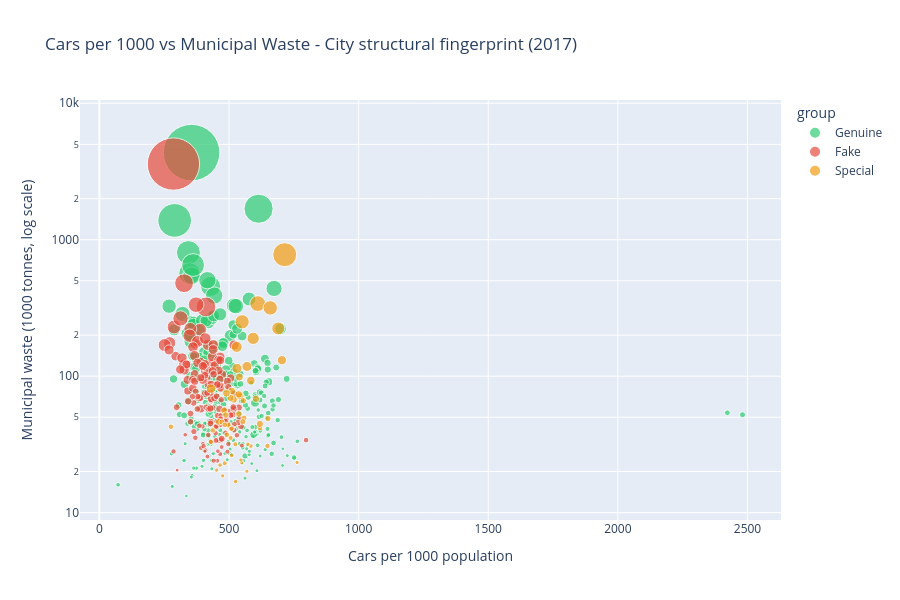

The notebook cell saved with this chart:
### Code cell
# Cars vs waste
# Cities with low cars AND low waste are structurally efficient

# Use the year with best overlap between the two indicators
YEAR_BOTH = (
    df[df['cars_per_1000'].notna() & df['municipal_waste_1000t'].notna()]
    .groupby('year')['city_code'].nunique()
    .idxmax()
)
print(f"Best year for cars + waste overlap: {YEAR_BOTH}")

snap_both = df[
    (df['year'] == YEAR_BOTH) &
    df['cars_per_1000'].notna() &
    df['municipal_waste_1000t'].notna()
].copy()

print(f"Cities with both indicators: {len(snap_both)}")

fig = px.scatter(
    snap_both,
    x='cars_per_1000',
    y='municipal_waste_1000t',
    color='group',
    color_discrete_map=GROUP_COLORS,
    hover_name='city_name',
    hover_data=['country', 'iso_code'],
    size='population',
    size_max=40,
    log_y=True,
    title=f'Cars per 1000 vs Municipal Waste - City structural fingerprint ({YEAR_BOTH})<br>',
    labels={
        'cars_per_1000': 'Cars per 1000 population',
        'municipal_waste_1000t': 'Municipal waste (1000 tonnes, log scale)',
    },
    category_orders={'group': ['Genuine', 'Fake', 'Special']},
    height=600
)
fig.show()

### Figure 1 — Plotly figure (JSON) as saved in the notebook; plotly's stock layout.template omitted (floating-point values rounded to 4 significant figures; data arrays with more than 128 entries replaced by an {"elided": "..."} marker saying what was removed)
{"data": [{"customdata": {"elided": "291x2 str values"}, "hovertemplate": "<b>%{hovertext}</b><br><br>group=Genuine<br>Cars per 1000 population=%{x}<br>Municipal waste (1000 tonnes, log scale)=%{y}<br>population=%{marker.size}<br>country=%{customdata[0]}<br>iso_code=%{customdata[1]}<extra></extra>", "hovertext": {"elided": "291 null values"}, "legendgroup": "Genuine", "marker": {"color": "#2ecc71", "size": {"elided": "291 float values"}, "sizemode": "area", "sizeref": 6471.0, "symbol": "circle"}, "mode": "markers", "name": "Genuine", "orientation": "v", "showlegend": true, "type": "scatter", "x": {"elided": "291 float values"}, "xaxis": "x", "y": {"elided": "291 float values"}, "yaxis": "y"}, {"customdata": {"elided": "153x2 str values"}, "hovertemplate": "<b>%{hovertext}</b><br><br>group=Fake<br>Cars per 1000 population=%{x}<br>Municipal waste (1000 tonnes, log scale)=%{y}<br>population=%{marker.size}<br>country=%{customdata[0]}<br>iso_code=%{customdata[1]}<extra></extra>", "hovertext": {"elided": "153 null values"}, "legendgroup": "Fake", "marker": {"color": "#e74c3c", "size": {"elided": "153 float values"}, "sizemode": "area", "sizeref": 6471.0, "symbol": "circle"}, "mode": "markers", "name": "Fake", "orientation": "v", "showlegend": true, "type": "scatter", "x": {"elided": "153 float values"}, "xaxis": "x", "y": {"elided": "153 float values"}, "yaxis": "y"}, {"customdata": [["Poland", "POL"], ["Poland", "POL"], ["Poland", "POL"], ["Poland", "POL"], ["Poland", "POL"], ["Poland", "POL"], ["Poland", "POL"], ["Poland", "POL"], ["Poland", "POL"], ["Poland", "POL"], ["Poland", "POL"], ["Poland", "POL"], ["Poland", "POL"], ["Poland", "POL"], ["Poland", "POL"], ["Poland", "POL"], ["Poland", "POL"], ["Poland", "POL"], ["Poland", "POL"], ["Poland", "POL"], ["Poland", "POL"], ["Poland", "POL"], ["Poland", "POL"], ["Poland", "POL"], ["Poland", "POL"], ["Poland", "POL"], ["Poland", "POL"], ["Poland", "POL"], ["Poland", "POL"], ["Poland", "POL"], ["Poland", "POL"], ["Poland", "POL"], ["Poland", "POL"], ["Poland", "POL"], ["Poland", "POL"], ["Poland", "POL"], ["Poland", "POL"], ["Poland", "POL"], ["Poland", "POL"], ["Poland", "POL"], ["Poland", "POL"], ["Poland", "POL"], ["Poland", "POL"], ["Poland", "POL"], ["Poland", "POL"], ["Poland", "POL"], ["Poland", "POL"], ["Poland", "POL"], ["Poland", "POL"], ["Poland", "POL"], ["Poland", "POL"], ["Poland", "POL"], ["Poland", "POL"]], "hovertemplate": "<b>%{hovertext}</b><br><br>group=Special<br>Cars per 1000 population=%{x}<br>Municipal waste (1000 tonnes, log scale)=%{y}<br>population=%{marker.size}<br>country=%{customdata[0]}<br>iso_code=%{customdata[1]}<extra></extra>", "hovertext": [null, null, null, null, null, null, null, null, null, null, null, null, null, null, null, null, null, null, null, null, null, null, null, null, null, null, null, null, null, null, null, null, null, null, null, null, null, null, null, null, null, null, null, null, null, null, null, null, null, null, null, null, null], "legendgroup": "Special", "marker": {"color": "#f39c12", "size": [1862000.0, 652000.0, 806200.0, 673700.0, 538400.0, 487400.0, 389100.0, 326400.0, 329600.0, 279200.0, 291700.0, 182300.0, 194800.0, 167300.0, 197300.0, 126100.0, 115200.0, 138900.0, 75120.0, 80360.0, 68230.0, 67070.0, 61840.0, 206000.0, 196000.0, 111200.0, 93140.0, 105500.0, 85500.0, 82300.0, 75300.0, 66520.0, 57570.0, 58230.0, 57210.0, 59710.0, 61400.0, 241200.0, 187100.0, 169900.0, 153800.0, 147800.0, 165800.0, 130300.0, 130900.0, 122000.0, 100300.0, 112900.0, 100800.0, 103100.0, 100600.0, 91950.0, 88660.0], "sizemode": "area", "sizeref": 6471.0, "symbol": "circle"}, "mode": "markers", "name": "Special", "orientation": "v", "showlegend": true, "type": "scatter", "x": [715.1, 550.8, 610.8, 659.2, 689.9, 593.2, 530.0, 569.2, 530.8, 704.2, 430.4, 518.7, 510.9, 506.1, 543.4, 650.7, 558.1, 537.7, 584.0, 483.6, 465.3, 573.2, 549.6, 540.0, 490.0, 619.3, 648.5, 497.7, 506.1, 524.6, 510.5, 525.5, 762.7, 475.8, 569.1, 452.6, 545.9, 584.3, 537.8, 604.0, 481.5, 460.7, 619.3, 487.3, 555.1, 553.5, 276.0, 472.6, 491.7, 483.7, 437.1, 508.6, 430.0], "xaxis": "x", "y": [777.2, 250.4, 340.6, 316.5, 223.9, 189.3, 163.8, 117.8, 114.1, 131.0, 81.1, 67.5, 77.8, 69.2, 71.4, 48.9, 49.3, 52.9, 30.8, 23.0, 22.3, 31.7, 23.2, 98.5, 75.0, 41.8, 30.8, 43.7, 35.3, 31.7, 26.3, 16.9, 23.3, 18.6, 20.1, 20.5, 24.3, 92.9, 73.6, 68.2, 56.0, 46.2, 44.7, 52.0, 66.1, 46.4, 42.6, 46.2, 37.2, 44.0, 40.1, 41.1, 33.0], "yaxis": "y"}], "layout": {"height": 600, "legend": {"itemsizing": "constant", "title": {"text": "group"}, "tracegroupgap": 0}, "title": {"text": "Cars per 1000 vs Municipal Waste - City structural fingerprint (2017)<br>"}, "xaxis": {"anchor": "y", "domain": [0, 1], "title": {"text": "Cars per 1000 population"}}, "yaxis": {"anchor": "x", "domain": [0, 1], "title": {"text": "Municipal waste (1000 tonnes, log scale)"}, "type": "log"}}}
